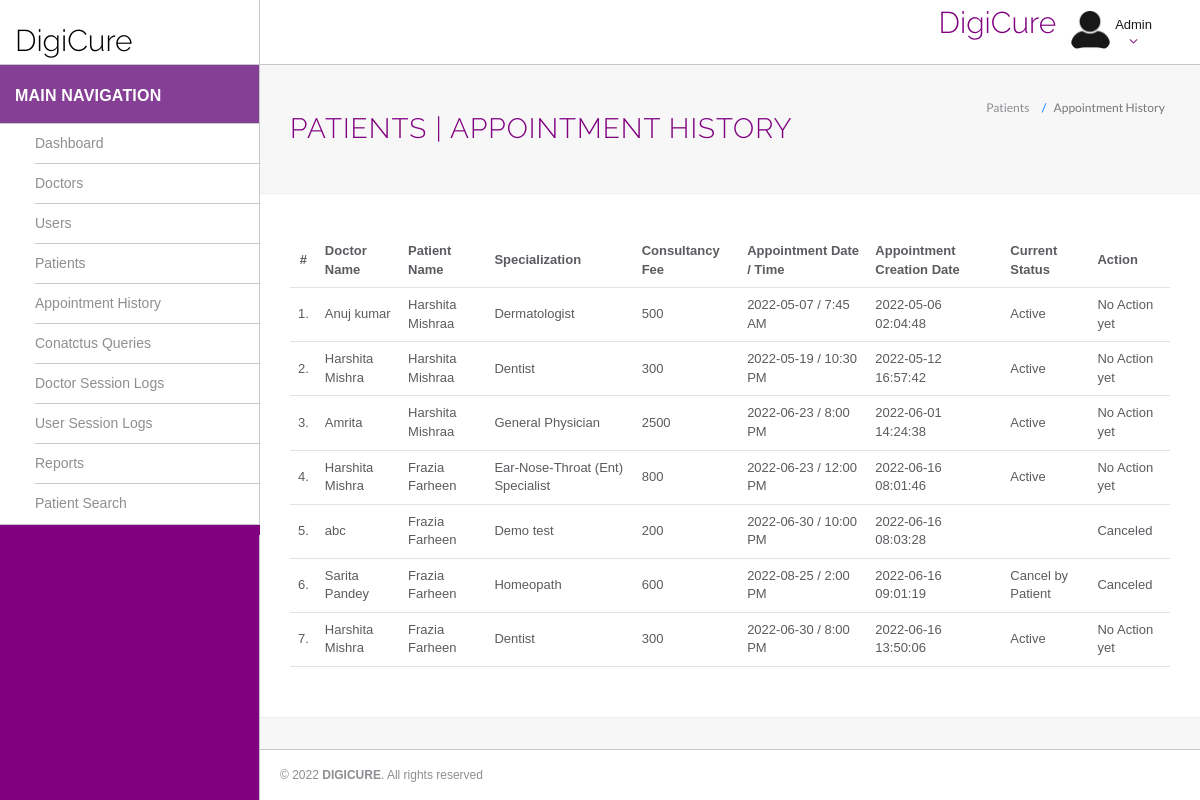
Screenshot of /hms/admin/appointment-history.php with the database file from the repository.
### tables this page shows
CREATE TABLE `appointment` (
  `id` int(11) NOT NULL,
  `doctorSpecialization` varchar(255) DEFAULT NULL,
  `doctorId` int(11) DEFAULT NULL,
  `userId` int(11) DEFAULT NULL,
  `consultancyFees` int(11) DEFAULT NULL,
  `appointmentDate` varchar(255) DEFAULT NULL,
  `appointmentTime` varchar(255) DEFAULT NULL,
  `postingDate` timestamp NULL DEFAULT current_timestamp(),
  `userStatus` int(11) DEFAULT NULL,
  `doctorStatus` int(11) DEFAULT NULL,
  `updationDate` timestamp NULL DEFAULT NULL ON UPDATE current_timestamp(),
  `meet_link` text DEFAULT NULL,
  `pescription` mediumblob DEFAULT NULL
);

CREATE TABLE `doctors` (
  `id` int(11) NOT NULL,
  `specilization` varchar(255) DEFAULT NULL,
  `doctorName` varchar(255) DEFAULT NULL,
  `address` longtext DEFAULT NULL,
  `docFees` varchar(255) DEFAULT NULL,
  `contactno` bigint(11) DEFAULT NULL,
  `docEmail` varchar(255) DEFAULT NULL,
  `password` varchar(255) DEFAULT NULL,
  `creationDate` timestamp NULL DEFAULT current_timestamp(),
  `updationDate` timestamp NULL DEFAULT NULL ON UPDATE current_timestamp()
);

CREATE TABLE `users` (
  `id` int(11) NOT NULL,
  `fullName` varchar(255) DEFAULT NULL,
  `address` longtext DEFAULT NULL,
  `city` varchar(255) DEFAULT NULL,
  `gender` varchar(255) DEFAULT NULL,
  `email` varchar(255) DEFAULT NULL,
  `password` varchar(255) DEFAULT NULL,
  `regDate` timestamp NULL DEFAULT current_timestamp(),
  `updationDate` timestamp NULL DEFAULT NULL ON UPDATE current_timestamp()
);

### hms/admin/appointment-history.php (the view, shortened to what this page needs)
<?php
include('helper/config.php');
?>
<!DOCTYPE html>
<html lang="en">
	<head>
        <link rel="stylesheet" href="https://cdn.jsdelivr.net/npm/bootstrap@3.4.1/dist/css/bootstrap.min.css">
        <link rel="stylesheet" href="https://cdnjs.cloudflare.com/ajax/libs/font-awesome/4.7.0/css/font-awesome.min.css">
		<link rel="stylesheet" href="assets/css/styles.css">
	</head>
	<body>
		<div id="app">
<?php include('helper/sidebar.php');?>
			<div class="app-content">
					<?php include('helper/header.php');?>
				<div class="main-content" >
					<div class="wrap-content container" id="container">
						<section id="page-title">
							<div class="row">
								<div class="col-sm-8">
									<h1 class="mainTitle">Patients  | Appointment History</h1>
																	</div>
								<ol class="breadcrumb">
									<li>
										<span>Patients </span>
									</li>
									<li class="active">
										<span>Appointment History</span>
									</li>
								</ol>
							</div>
						</section>
						<div class="container-fluid container-fullw bg-white">
									<div class="row">
								<div class="col-md-12">
									<table class="table table-hover" id="sample-table-1">
										<thead>
											<tr>
												<th class="center">#</th>
												<th class="hidden-xs">Doctor Name</th>
												<th>Patient Name</th>
												<th>Specialization</th>
												<th>Consultancy Fee</th>
												<th>Appointment Date / Time </th>
												<th>Appointment Creation Date  </th>
												<th>Current Status</th>
												<th>Action</th>
											</tr>
										</thead>
										<tbody>
<?php
$sql=mysqli_query($con,"select doctors.doctorName as docname,users.fullName as pname,appointment.*  from appointment join doctors on doctors.id=appointment.doctorId join users on users.id=appointment.userId ");
$cnt=1;
while($row=mysqli_fetch_array($sql))
{
?>
											<tr>
												<td class="center"><?php echo $cnt;?>.</td>
												<td class="hidden-xs"><?php echo $row['docname'];?></td>
												<td class="hidden-xs"><?php echo $row['pname'];?></td>
												<td><?php echo $row['doctorSpecialization'];?></td>
												<td><?php echo $row['consultancyFees'];?></td>
												<td><?php echo $row['appointmentDate'];?> / <?php echo
												 $row['appointmentTime'];?>
												</td>
												<td><?php echo $row['postingDate'];?></td>
												<td>
<?php if(($row['userStatus']==1) && ($row['doctorStatus']==1))
{
	echo "Active";
}
if(($row['userStatus']==0) && ($row['doctorStatus']==1))
{
	echo "Cancel by Patient";
}
												?></td>
												<td >
												<div class="visible-md visible-lg hidden-sm hidden-xs">
							<?php if(($row['userStatus']==1) && ($row['doctorStatus']==1))
{
echo "No Action yet";
	 } else {
		echo "Canceled";
		} ?>
												</div>
												</td>
											</tr>
											<?php
$cnt=$cnt+1;
											 }?>
										</tbody>
									</table>
								</div>
							</div>
								</div>
					</div>
				</div>
			</div>
	<?php include('helper/footer.php');?>
		</div>
	</body>
</html>

### hms/admin/helper/sidebar.php (shortened to what this page needs)
<div class="sidebar app-aside" id="sidebar">
				<div class="sidebar-container perfect-scrollbar">
<nav style="background: #853f95">
						<div class="navbar-title">
							<span style="color: white;font-weight: bold;font-size: medium;">Main Navigation</span>
						</div>
						<ul class="main-navigation-menu">
							<li>
								<a href="dashboard.php">
									<div class="item-content">
										<div class="item-media">
										</div>
										<div class="item-inner">
											<span class="title"> Dashboard </span>
										</div>
									</div>
								</a>
							</li>
							<li>
								<a href="javascript:void(0)">
									<div class="item-content">
										<div class="item-media">
										</div>
										<div class="item-inner">
											<span class="title"> Doctors </span><i class="icon-arrow"></i>
										</div>
									</div>
								</a>
								</li>
				<li>
								<a href="javascript:void(0)">
									<div class="item-content">
										<div class="item-media">
										</div>
										<div class="item-inner">
											<span class="title"> Users </span><i class="icon-arrow"></i>
										</div>
									</div>
								</a>
								</li>
								<li>
								<a href="javascript:void(0)">
									<div class="item-content">
										<div class="item-media">
										</div>
										<div class="item-inner">
											<span class="title"> Patients </span><i class="icon-arrow"></i>
										</div>
									</div>
								</a>
								</li>
<li>
								<a href="appointment-history.php">
									<div class="item-content">
										<div class="item-media">
										</div>
										<div class="item-inner">
											<span class="title"> Appointment History </span>
										</div>
									</div>
								</a>
							</li>
				<li>
								<a href="javascript:void(0)">
									<div class="item-content">
										<div class="item-media">
										</div>
										<div class="item-inner">
											<span class="title"> Conatctus Queries </span><i class="icon-arrow"></i>
										</div>
									</div>
								</a>
								</li>
	<li>
								<a href="doctor-logs.php">
									<div class="item-content">
										<div class="item-media">
										</div>
										<div class="item-inner">
											<span class="title"> Doctor Session Logs </span>
										</div>
									</div>
								</a>
							</li>
							<li>
								<a href="user-logs.php">
									<div class="item-content">
										<div class="item-media">
										</div>
										<div class="item-inner">
											<span class="title"> User Session Logs </span>
										</div>
									</div>
								</a>
							</li>
				<li>
								<a href="javascript:void(0)">
									<div class="item-content">
										<div class="item-media">
										</div>
										<div class="item-inner">
											<span class="title"> Reports </span><i class="icon-arrow"></i>
										</div>
									</div>
								</a>
								<li>
								<a href="patient-search.php">
									<div class="item-content">
										<div class="item-media">
										</div>
										<div class="item-inner">
											<span class="title"> Patient Search </span>
										</div>
									</div>
								</a>
							</li>
								</li>
						</ul>
					</nav>
					</div>
			</div>

### hms/admin/helper/header.php (shortened to what this page needs)
<header class="navbar navbar-default navbar-static-top">
					<div class="navbar-header">
						<a class="navbar-brand" href="#">
							<h2 style="padding-top:20%; color:#000 ">DigiCure</h2>
						</a>
						<a href="#" class="sidebar-toggler pull-right visible-md visible-lg" data-toggle-class="app-sidebar-closed" data-toggle-target="#app">
						</a>
					</div>
					<div class="navbar-collapse collapse">
						<ul class="nav navbar-right">
								<li  style="padding-top:2% ">
								<h2>DigiCure</h2>
							</li>
							<li class="dropdown current-user">
								<a href class="dropdown-toggle" data-toggle="dropdown">
									<img src="assets/images/user-pic.png" style="color: purple;" > <span class="username" style="color:black;">
			Admin
			<i class="fa fa-angle-down" style="color:purple;"></i></span>
								</a>
							</li>
						</ul>
					</div>
				</header>

### hms/admin/helper/footer.php (shortened to what this page needs)
<footer>
				<div class="footer-inner">
					<div class="pull-left">
						&copy; <span class="current-year"></span><span class="text-bold text-uppercase"> DigiCure</span>. <span>All rights reserved</span>
					</div>
				</div>
			</footer>

### rows the page displays
appointment: doctorId.doctorName "Anuj kumar", userId.fullName "Harshita Mishraa", doctorSpecialization "Dermatologist", consultancyFees "500", appointmentDate "2022-05-07", appointmentTime "7:45 AM", postingDate "2022-05-06 02:04:48", userStatus "Active"
appointment: doctorId.doctorName "Harshita Mishra", userId.fullName "Harshita Mishraa", doctorSpecialization "Dentist", consultancyFees "300", appointmentDate "2022-05-19", appointmentTime "10:30 PM", postingDate "2022-05-12 16:57:42", userStatus "Active"
appointment: doctorId.doctorName "Amrita", userId.fullName "Harshita Mishraa", doctorSpecialization "General Physician", consultancyFees "2500", appointmentDate "2022-06-23", appointmentTime "8:00 PM", postingDate "2022-06-01 14:24:38", userStatus "Active"
appointment: doctorId.doctorName "Harshita Mishra", userId.fullName "Frazia Farheen", doctorSpecialization "Ear-Nose-Throat (Ent) Specialist", consultancyFees "800", appointmentDate "2022-06-23", appointmentTime "12:00 PM", postingDate "2022-06-16 08:01:46", userStatus "Active"
appointment: doctorId.doctorName "abc", userId.fullName "Frazia Farheen", doctorSpecialization "Demo test", consultancyFees "200", appointmentDate "2022-06-30", appointmentTime "10:00 PM", postingDate "2022-06-16 08:03:28", userStatus "Canceled"
appointment: doctorId.doctorName "Sarita Pandey", userId.fullName "Frazia Farheen", doctorSpecialization "Homeopath", consultancyFees "600", appointmentDate "2022-08-25", appointmentTime "2:00 PM", postingDate "2022-06-16 09:01:19", userStatus "Cancel by Patient"
appointment: doctorId.doctorName "Harshita Mishra", userId.fullName "Frazia Farheen", doctorSpecialization "Dentist", consultancyFees "300", appointmentDate "2022-06-30", appointmentTime "8:00 PM", postingDate "2022-06-16 13:50:06", userStatus "Active"
